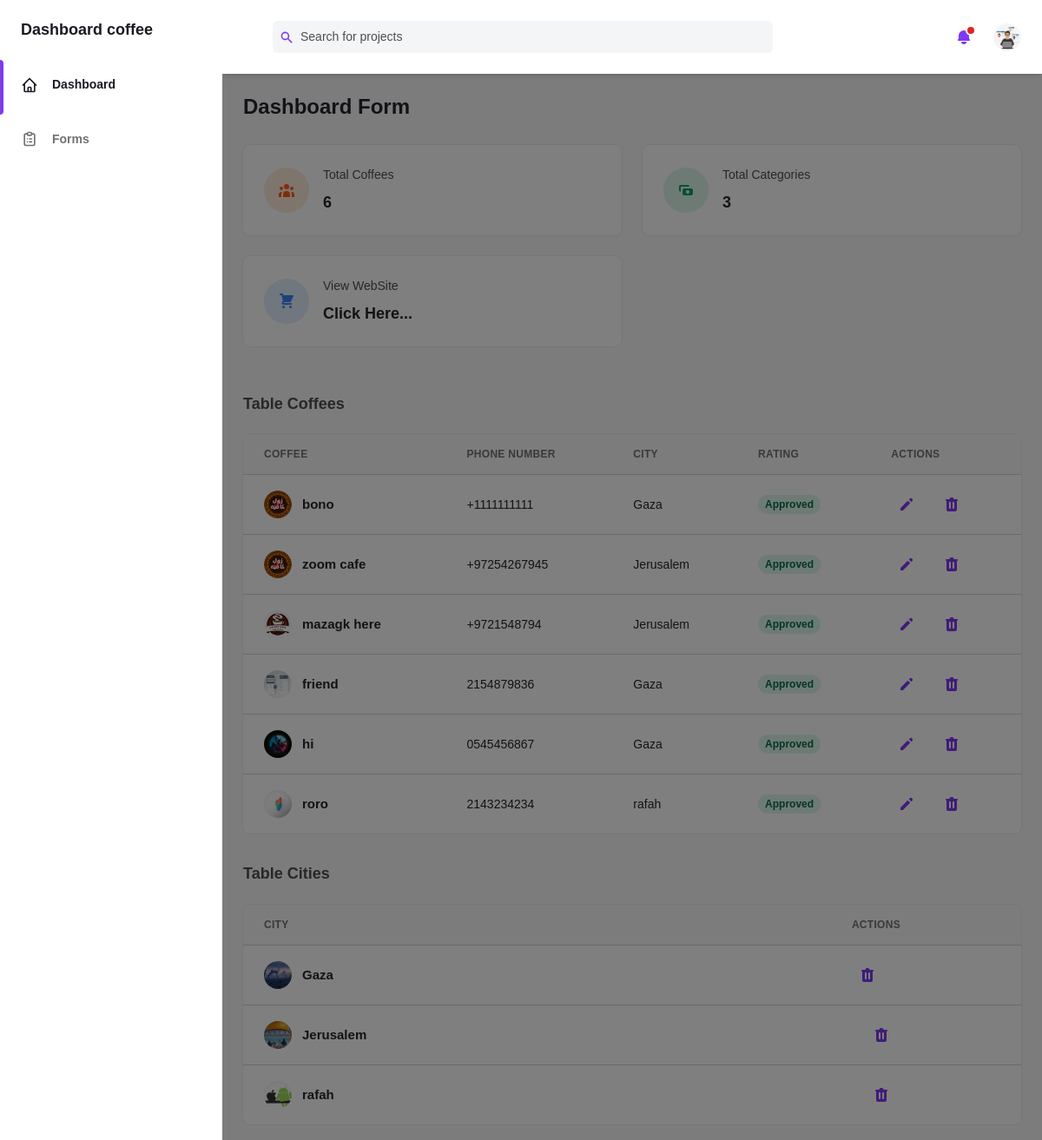
/dashboard/index.php (signed in), run on the app's committed database.
### tables this page shows
CREATE TABLE `cofe` (
  `id` int(11) NOT NULL,
  `name` varchar(225) NOT NULL,
  `address` varchar(225) NOT NULL,
  `phone_num` varchar(12) NOT NULL,
  `image` varchar(225) DEFAULT NULL,
  `city_name` varchar(225) DEFAULT NULL
);

CREATE TABLE `cities` (
  `name_city` varchar(225) NOT NULL,
  `image` varchar(225) DEFAULT NULL
);

### dashboard/index.php (the view, shortened to what the rows shown need)
<!DOCTYPE html>
<html :class="{ 'theme-dark': dark }" x-data="data()" lang="en">
  <head>
    <link rel="stylesheet" href="assets/css/style.css">
    <link rel="stylesheet" href="./assets/css/tailwind.output.css" />
    <link
      rel="stylesheet"
      href="https://cdnjs.cloudflare.com/ajax/libs/Chart.js/2.9.3/Chart.min.css"
    />
  <head>
    <link rel="stylesheet" href="assets/css/style.css">
    <link rel="stylesheet" href="./assets/css/tailwind.output.css" />
    <link
      rel="stylesheet"
      href="https://cdnjs.cloudflare.com/ajax/libs/Chart.js/2.9.3/Chart.min.css"
    />
  </head>
  <body>
    <div
      class="flex h-screen bg-gray-50 dark:bg-gray-900"
      :class="{ 'overflow-hidden': isSideMenuOpen }"
    >
      <div class="flex flex-col flex-1 w-full">
        <main class="h-full overflow-y-auto">
          <div class="container px-6 mx-auto grid">
            <h2
              class="my-6 text-2xl font-semibold text-gray-700 dark:text-gray-200"
            >
              Dashboard Form <br><br>
            <div class="grid gap-6 mb-8 md:grid-cols-2 xl:grid-cols-4">
              <div
                class="flex items-center p-4 bg-white rounded-lg shadow-xs dark:bg-gray-800"
              >
                <div
                  class="p-3 mr-4 text-orange-500 bg-orange-100 rounded-full dark:text-orange-100 dark:bg-orange-500"
                >
                </div>
                <div>
                </div>
              </div>
              <div
                class="flex items-center p-4 bg-white rounded-lg shadow-xs dark:bg-gray-800"
              >
                <div
                  class="p-3 mr-4 text-green-500 bg-green-100 rounded-full dark:text-green-100 dark:bg-green-500"
                >
                </div>
                <div>
                </div>
              </div>
              <a href="http://localhost/FinalProject/localWebsit/Home.php">
              <div
                class="flex items-center p-4 bg-white rounded-lg shadow-xs dark:bg-gray-800"
              >
              </div>
              </a>
            </div>
            <h4 class="mb-4 text-lg font-semibold text-gray-600 dark:text-gray-300">
              Table Coffees
            </h4>
            <div class="w-full overflow-hidden rounded-lg shadow-xs">
              <div class="w-full overflow-x-auto">
                <table class="w-full whitespace-no-wrap">
                  <thead>
                    <tr class="text-xs font-semibold tracking-wide text-left text-gray-500 uppercase border-b dark:border-gray-700 bg-gray-50 dark:text-gray-400 dark:bg-gray-800">
                      <th class="px-4 py-3">Coffee</th>
                      <th class="px-4 py-3">phone number</th>
                      <th class="px-4 py-3">City</th>
                      <th class="px-4 py-3">rating</th>
                      <th class="px-4 py-3">Actions</th>
                    </tr>
                  </thead>
                  <tbody class="bg-white divide-y dark:divide-gray-700 dark:bg-gray-800">
                    <?php
                      include_once('../includes/connectionDB.php');
                      $query = "SELECT id ,name ,address,phone_num,image,city_name from cofe";
                      $result = mysqli_query($connection ,$query);
                      if(mysqli_num_rows($result)>0){
                      while($row = mysqli_fetch_assoc($result)){
                      echo
                      '<tr class="text-gray-700 dark:text-gray-400">
                        <td class="px-4 py-3">
                        <div class="flex items-center text-sm">
                          <div class="relative hidden w-8 h-8 mr-3 rounded-full md:block">
                          <img class="object-cover w-full h-full rounded-full" src="'.$row['image'].'" alt="" loading="lazy">
                          <div class="absolute inset-0 rounded-full shadow-inner" aria-hidden="true"></div>
                          </div>
                          <div>
                            <p class="font-semibold">'.$row['name'].'</p>
                              </div>
                            </div>
                            </td>
                            <td class="px-4 py-3 text-sm">'.$row['phone_num'].'
                            </td>
                            <td class="px-4 py-3 text-sm">'.$row['city_name'].'
                            </td>
                            <td class="px-4 py-3 text-xs">
                            <span class="px-2 py-1 font-semibold leading-tight text-green-700 bg-green-100 rounded-full dark:bg-green-700 dark:text-green-100">
                            Approved
                            </span>
                            </td>
                            <td class="px-4 py-3">
                            <div class="flex items-center space-x-4 text-sm">
                                <a href = "formUpdate.php?id='.$row['id'].'">
                                <button class="flex items-center justify-between px-2 py-2 text-sm font-medium leading-5 text-purple-600 rounded-lg dark:text-gray-400 focus:outline-none focus:shadow-outline-gray" aria-label="Edit">
                                  <svg class="w-5 h-5" aria-hidden="true" fill="currentColor" viewBox="0 0 20 20">
                                    <path d="M13.586 3.586a2 2 0 112.828 2.828l-.793.793-2.828-2.828.793-.793zM11.379 5.793L3 14.172V17h2.828l8.38-8.379-2.83-2.828z"></path>
                                  </svg>
                                </button></a>
                              <form action="actions/actionDelete.php" method="POST">
                                <input type="hidden" name ="id" value ="'.$row['id'].'">
                                <button id ="delete-btn" class="flex items-center justify-between px-2 py-2 text-sm font-medium leading-5 text-purple-600 rounded-lg dark:text-gray-400 focus:outline-none focus:shadow-outline-gray" aria-label="Delete">
                                </button>
                              </form>
                              </div>
                            </td>
                        </tr>';
                        }
                        }
                        ?>
                  </tbody>
                </table>
              </div>
            </div><br><br>
            <h4 class="mb-4 text-lg font-semibold text-gray-600 dark:text-gray-300">
              Table Cities
            </h4>
            <div class="w-full overflow-hidden rounded-lg shadow-xs">
              <div class="w-full overflow-x-auto">
                <table class="w-full whitespace-no-wrap">
                  <thead>
                    <tr class="text-xs font-semibold tracking-wide text-left text-gray-500 uppercase border-b dark:border-gray-700 bg-gray-50 dark:text-gray-400 dark:bg-gray-800">
                      <th class="px-4 py-3">City</th>
                      <th class="px-4 py-3">&nbsp;</th>
                      <th class="px-4 py-3">&nbsp;</th>
                      <th class="px-4 py-3">&nbsp;</th>
                      <th class="px-4 py-3">Actions</th>
                    </tr>
                  </thead>
                  <tbody class="bg-white divide-y dark:divide-gray-700 dark:bg-gray-800">
                    <?php
                      include_once('../includes/connectionDB.php');
                      $query = "SELECT name_city, image from cities";
                      $result = mysqli_query($connection ,$query);
                      if(mysqli_num_rows($result)>0){
                      while($row = mysqli_fetch_assoc($result)){
                      echo
                      '<tr class="text-gray-700 dark:text-gray-400">
                        <td class="px-4 py-3">
                        <div class="flex items-center text-sm">
                          <div class="relative hidden w-8 h-8 mr-3 rounded-full md:block">
                          <img class="object-cover w-full h-full rounded-full" src="'.$row['image'].'" alt="" loading="lazy">
                          <div class="absolute inset-0 rounded-full shadow-inner" aria-hidden="true"></div>
                          </div>
                          <div>
                            <p class="font-semibold">'.$row['name_city'].'</p>
                              </div>
                            </div>
                            </td>
                            <td class="px-4 py-3 text-sm"> &nbsp; </td>
                            <td class="px-4 py-3 text-sm"> &nbsp; </td>
                            <td class="px-4 py-3 text-xs"> &nbsp;</td>
                            <td class="px-4 py-3">
                              <div class="flex items-center space-x-4 text-sm">
                                <form action="actions/actionDelete.php" method="POST">
                                <input type="hidden" name ="type" value ="city">
                                <input type="hidden" name ="city_name" value ="'.$row['name_city'].'">
                                <button id ="delete-btn" class="flex items-center justify-between px-2 py-2 text-sm font-medium leading-5 text-purple-600 rounded-lg dark:text-gray-400 focus:outline-none focus:shadow-outline-gray" aria-label="Delete">
                                  <svg class="w-5 h-5" aria-hidden="true" fill="currentColor" viewBox="0 0 20 20">
                                    <path fill-rule="evenodd" d="M9 2a1 1 0 00-.894.553L7.382 4H4a1 1 0 000 2v10a2 2 0 002 2h8a2 2 0 002-2V6a1 1 0 100-2h-3.382l-.724-1.447A1 1 0 0011 2H9zM7 8a1 1 0 012 0v6a1 1 0 11-2 0V8zm5-1a1 1 0 00-1 1v6a1 1 0 102 0V8a1 1 0 00-1-1z" clip-rule="evenodd"></path>
                                  </svg>
                                </button>
                              </div>
                            </td>
                        </tr>';
                        }
                        }
                        ?>
                  </tbody>
                </table>
              </div>
            </div><br>
            </div>
        </div>
    </div>
  </body>
</html>

### data on the page
cofe: image (picture), name "bono", phone_num "+1111111111", city_name "Gaza"
cofe: image (picture), name "zoom cafe", phone_num "+97254267945", city_name "Jerusalem"
cofe: image (picture), name "mazagk here", phone_num "+9721548794", city_name "Jerusalem"
cofe: image (picture), name "friend", phone_num "2154879836", city_name "Gaza"
cofe: image (picture), name "hi", phone_num "0545456867", city_name "Gaza"
cofe: image (picture), name "roro", phone_num "2143234234", city_name "rafah"
cities: image (picture), name_city "Gaza"
cities: image (picture), name_city "Jerusalem"
cities: image (picture), name_city "rafah"

### other printed values
mysqli_num_rows($result) "6"
mysqli_num_rows($result) "3"
